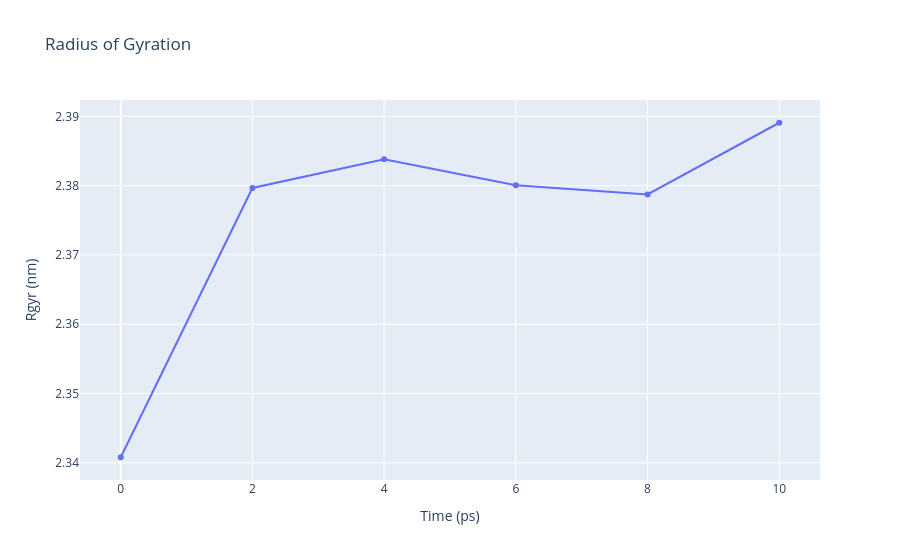

The cell this chart's notebook holds for it:
### Code cell
# Read Rgyr data from file 
with open(output_rgyr,'r') as rgyr_file:
    x,y = map(
        list,
        zip(*[
            (float(line.split()[0]),float(line.split()[1]))
            for line in rgyr_file 
            if not line.startswith(("#","@")) 
        ])
    )

plotly.offline.init_notebook_mode(connected=True)

fig = {
    "data": [go.Scatter(x=x, y=y)],
    "layout": go.Layout(title="Radius of Gyration",
                        xaxis=dict(title = "Time (ps)"),
                        yaxis=dict(title = "Rgyr (nm)")
                       )
}

plotly.offline.iplot(fig)

### Figure 1 — Plotly figure (JSON) as saved in the notebook; plotly's stock layout.template omitted (floating-point values rounded to 4 significant figures)
{"data": [{"type": "scatter", "x": [0, 2, 4, 6, 8, 10], "y": [2.341, 2.38, 2.384, 2.38, 2.379, 2.389]}], "layout": {"title": {"text": "Radius of Gyration"}, "xaxis": {"title": {"text": "Time (ps)"}}, "yaxis": {"title": {"text": "Rgyr (nm)"}}}}
